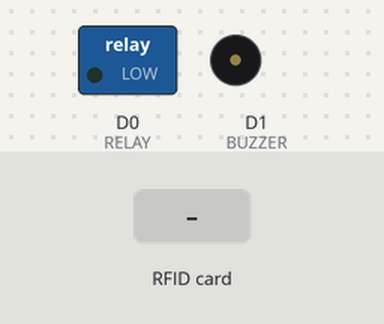
The sketch below on a simulated ESP8266 (NodeMCU). Parts: switched loads named in the sketch (green lamp = pin HIGH), buzzer (waves = sounding). The test bench sets the inputs (shaded band). WiFi joins after 1.5 s; servers stay silent unless stated; uploads are accepted with an empty reply; what the sketch prints to the serial monitor is not drawn.

Above: at 2.8 s.
2.9 s: RFID card 5E 7A 19 C4 held to the reader
Timing chart, 0 to 5.9 s (numbered marks = the images above; inputs shaded):
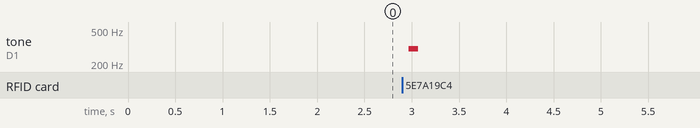

The sketch:

RFID_locksys_FINAL.ino
```cpp
#include <SPI.h>
#include <MFRC522.h>
#include <Arduino.h>
#include <ESP8266WiFi.h>
#include <ESP8266HTTPClient.h>
#include <WiFiClient.h>
#include <WiFiClientSecureBearSSL.h>
//-----------------------------------------
#define RST_PIN  D3
#define SS_PIN   D4
#define RELAY D0 //connect the relay to number DO pin and connect wires to NO connection
#define BUZZER D1 // connect the buzzer to D! pin to positive and synchronize the gnd
#define ACCESS_DELAY 2000
#define DENIED_DELAY 1000
//-----------------------------------------
MFRC522 mfrc522(SS_PIN, RST_PIN);
MFRC522::MIFARE_Key key;
MFRC522::StatusCode status;
//-----------------------------------------
/* Be aware of Sector Trailer Blocks */
int blockNum = 2;
/* Create another array to read data from Block */
/* Legthn of buffer should be 2 Bytes more than the size of Block (16 Bytes) */
byte bufferLen = 18;
byte readBlockData[18];
String CardUID;
//-----------------------------------------
String response;
String card_holder_name;
String card_holder_name_auth;
const String sheet_url_send = "https://script.google.com/macros/s/AKfycbzrh70kmpgb6LpuEw5dacFCccGHdu1FcQDzb_HRpPRYrF0VeBPX2YNXhAFZsLwS3JA8eA/exec?name=";//add ?name= at last of the url
const String sheet_url_auth = "https://script.google.com/macros/s/AKfycbzJcZn5bFNTLIueeTTVihalRiii8fpfu4LFRebg_IzTzpOIsPoZgM9gyWcibozYEHqERA/exec?cardId=";//add ?cardId= at last of the url
//-----------------------------------------

#define WIFI_SSID "THINK AGAIN LAB_EXT"
#define WIFI_PASSWORD "Tal@12345"
//-----------------------------------------


/****************************************************************************************************
   setup() function
 ****************************************************************************************************/
void setup()
{
  //--------------------------------------------------
  /* Initialize serial communications with the PC */
  Serial.begin(9600);
  //Serial.setDebugOutput(true);
  //--------------------------------------------------
  //WiFi Connectivity
  Serial.println();
  Serial.print("Connecting to AP");
  WiFi.begin(WIFI_SSID, WIFI_PASSWORD);
  while (WiFi.status() != WL_CONNECTED) {
    Serial.print(".");
    delay(200);
  }
  Serial.println("");
  Serial.println("WiFi connected.");
  Serial.println("IP address: ");
  Serial.println(WiFi.localIP());
  Serial.println();
  //--------------------------------------------------

  //--------------------------------------------------
  /* Initialize SPI bus */
  SPI.begin();
  pinMode(RELAY, OUTPUT);
  pinMode(BUZZER, OUTPUT);
  noTone(BUZZER);
  digitalWrite(RELAY, LOW);
  Serial.println("Put your card to the reader for scanning …");
  Serial.println();
  //--------------------------------------------------
}


/****************************************************************************************************
   loop() function
 ****************************************************************************************************/
void loop()
{
  //--------------------------------------------------
  /* Initialize MFRC522 Module */
  mfrc522.PCD_Init();
  /* Look for new cards */
  /* Reset the loop if no new card is present on RC522 Reader */
  if ( ! mfrc522.PICC_IsNewCardPresent()) {
    return;
  }
  /* Select one of the cards */
  if ( ! mfrc522.PICC_ReadCardSerial()) {
    return;
  }
  /* Read data from the same block */
  //--------------------------------------------------
  Serial.println();
  //Serial.println(F("Reading last data from RFID..."));
  /* If you want to print the full memory dump, uncomment the next line */
  //mfrc522.PICC_DumpToSerial(&(mfrc522.uid));
  //--------------------------------------------------
  CardUID = "";
  for (byte i = 0; i < mfrc522.uid.size; i++)
  {
    Serial.print(mfrc522.uid.uidByte[i] < 0x10 ? " 0" : " ");
    Serial.print(mfrc522.uid.uidByte[i], HEX);
    CardUID.concat(String(mfrc522.uid.uidByte[i] < 0x10 ? " 0" : " "));
    CardUID.concat(String(mfrc522.uid.uidByte[i], HEX));
  }
  Serial.println();
  Serial.print("Message : ");
  CardUID.toUpperCase(); // Shows the card hex id
  CardUID.replace(" ", "");
  tone(BUZZER, 300);
  delay(100);
  noTone(BUZZER);
  ReadDataFromBlock(blockNum, readBlockData); //read the name on the block
  checkifAuthorised();
  //delay(1000);
  if (response == "true") {
    Serial.println("Data is present in Google Sheets.");
    tone(BUZZER, 400); // buzzer beep to inform that attendance registered
    delay(50);
    noTone(BUZZER);
    delay(500);
    digitalWrite(RELAY, HIGH);// solenoid open
    delay(ACCESS_DELAY);
    digitalWrite(RELAY, LOW);
    response = " ";
    sendDataToSheet();

  }
  if (response == "false") {
    Serial.println("Data is not present in Google Sheets.");
    Serial.println("Unauthorised access: Not Registered card");
    tone(BUZZER, 300); //unauthorised then long buzz
    delay(DENIED_DELAY);
    noTone(BUZZER);
    response = " ";
  }
}


//Sending Data to the Google Sheet function
void sendDataToSheet() {
  if (WiFi.status() == WL_CONNECTED) {
    //-------------------------------------------------------------------------------
    std::unique_ptr<BearSSL::WiFiClientSecure>client(new BearSSL::WiFiClientSecure);
    //-------------------------------------------------------------------------------
    client->setInsecure();
    //-----------------------------------------------------------------
    card_holder_name = sheet_url_send + String((char*)readBlockData);
    card_holder_name.trim();
    Serial.println(card_holder_name);
    //-----------------------------------------------------------------
    HTTPClient https;
    Serial.print(F("[HTTPS] begin...\n"));
    //-----------------------------------------------------------------
    https.end();
    if (https.begin(*client, (String)card_holder_name)) {
      //-----------------------------------------------------------------
      https.setFollowRedirects(HTTPC_STRICT_FOLLOW_REDIRECTS);
      // HTTP
      Serial.print(F("[HTTPS] GET...\n"));
      // start connection and send HTTP header
      int httpCode = https.GET();
      //-----------------------------------------------------------------
      // httpCode will be negative on error
      if (httpCode > 0) {
        // HTTP header has been send and Server response header has been handled
        Serial.printf("[HTTPS] GET... code: %d\n", httpCode);
        tone(BUZZER, 300); // buzzer beep to inform that attendance registered
        delay(100);
        noTone(BUZZER);
        delay(50);
        tone(BUZZER, 300);
        delay(100);

        noTone(BUZZER);
        // file found at server
      }
      //-----------------------------------------------------------------
      else
      {
        Serial.printf("[HTTPS] GET... failed, error: %s\n", https.errorToString(httpCode).c_str());
      }
      //-----------------------------------------------------------------
      https.end();
      delay(1000);
    }

    else {
      Serial.printf("[HTTPS} Unable to connect\n");
    }

  }
}
void checkifAuthorised() {
  Serial.println("Authorisation in process");
  if (WiFi.status() == WL_CONNECTED) {
    //-------------------------------------------------------------------------------
    std::unique_ptr<BearSSL::WiFiClientSecure>client(new BearSSL::WiFiClientSecure);
    //-------------------------------------------------------------------------------
    client->setInsecure();
    //-----------------------------------------------------------------
    card_holder_name_auth = sheet_url_auth + CardUID;
    card_holder_name_auth.trim();
    Serial.println(card_holder_name_auth);
    //-----------------------------------------------------------------
    HTTPClient https;
    Serial.print(F("[HTTPS] begin...\n"));
    //-----------------------------------------------------------------

    if (https.begin(*client, (String)card_holder_name_auth)) {
      //-----------------------------------------------------------------
      https.setFollowRedirects(HTTPC_STRICT_FOLLOW_REDIRECTS);
      // HTTP
      Serial.print(F("[HTTPS] GET...\n"));
      // start connection and send HTTP header
      int httpCode = https.GET();
      //-----------------------------------------------------------------

      // httpCode will be negative on error
      if (httpCode > 0) {
        // HTTP header has been send and Server response header has been handled
        Serial.printf("[HTTPS] GET... code: %d\n", httpCode);
        // file found at server
        response = https.getString();
        response.trim();
        Serial.println(response);
        // Check if the response contains 'true' (data present in Google Sheets)

      }
      //-----------------------------------------------------------------
      else
      {
        Serial.printf("[HTTPS] GET... failed, error: %s\n", https.errorToString(httpCode).c_str());
      }
      //-----------------------------------------------------------------
      https.end();
      //delay(1000);
    }
  }
}
/****************************************************************************************************
   ReadDataFromBlock() function
 ****************************************************************************************************/
void ReadDataFromBlock(int blockNum, byte readBlockData[])
{
  //----------------------------------------------------------------------------
  /* Prepare the ksy for authentication */
  /* All keys are set to FFFFFFFFFFFFh at chip delivery from the factory */
  for (byte i = 0; i < 6; i++) {
    key.keyByte[i] = 0xFF;
  }
  //----------------------------------------------------------------------------
  /* Authenticating the desired data block for Read access using Key A */
  status = mfrc522.PCD_Authenticate(MFRC522::PICC_CMD_MF_AUTH_KEY_A, blockNum, &key, &(mfrc522.uid));
  //----------------------------------------------------------------------------s
  if (status != MFRC522::STATUS_OK) {
    Serial.print("Authentication failed for Read: ");
    Serial.println(mfrc522.GetStatusCodeName(status));
    return;
  }
  //----------------------------------------------------------------------------
  else {
    Serial.println("Read success");
  }
  //----------------------------------------------------------------------------
  /* Reading data from the Block */
  status = mfrc522.MIFARE_Read(blockNum, readBlockData, &bufferLen);
  if (status != MFRC522::STATUS_OK) {
    Serial.print("Reading failed: ");
    Serial.println(mfrc522.GetStatusCodeName(status));
    return;
  }
  //----------------------------------------------------------------------------
  else {
    Serial.println("Block was read successfully");
  }
  //----------------------------------------------------------------------------
}
```

Measured:
- after the input at 2.9 s, tone on D1 (BUZZER): silent → 300 Hz after 0.07 s, → silent 0.10 s later
